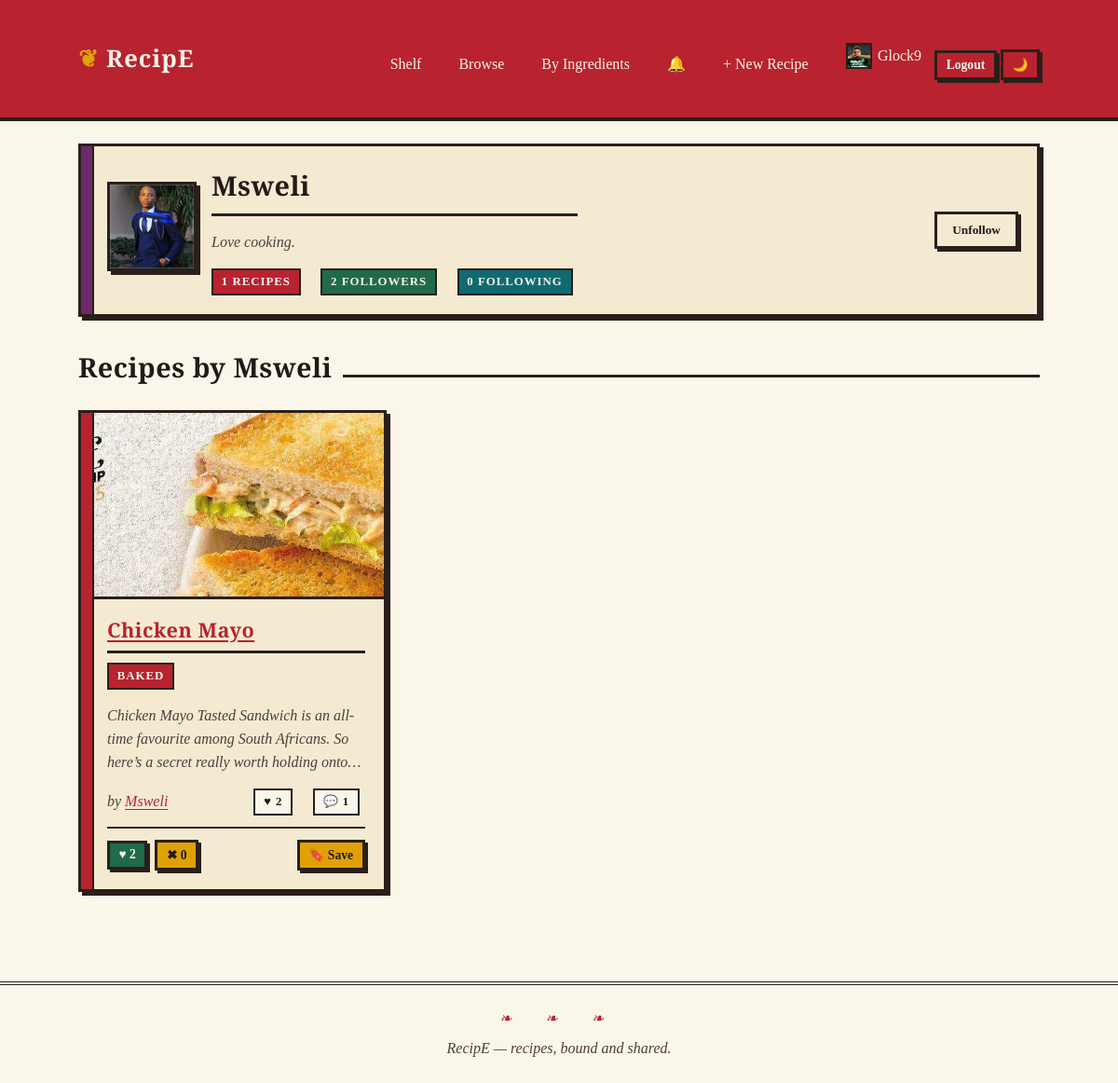
Screenshot of /users/u/Msweli (signed in) with the database file from the repository.
### app/models/user.py (models this page shows, shortened)
class User(db.Model, UserMixin):
    __tablename__ = "users"
    id = db.Column(db.Integer, primary_key=True)
    username = db.Column(db.String(50), unique=True, nullable=False, index=True)
    email = db.Column(db.String(120), unique=True, nullable=False, index=True)
    password_hash = db.Column(db.String(255), nullable=False)
    bio = db.Column(db.Text, default="")
    avatar = db.Column(db.String(255), default="")
    is_active = db.Column(db.Boolean, default=True)
    created_at = db.Column(db.DateTime, default=datetime.utcnow)
    recipes = db.relationship("Recipe", backref="author", lazy="dynamic",
                              cascade="all, delete-orphan")
    comments = db.relationship("Comment", backref="author", lazy="dynamic",
                               cascade="all, delete-orphan")
    reactions = db.relationship("Reaction", backref="user", lazy="dynamic",
                                cascade="all, delete-orphan")
    preference = db.relationship("UserPreference", backref="user", uselist=False,
                                 cascade="all, delete-orphan")
    following = db.relationship(
        "Follow", foreign_keys="Follow.follower_id",
        backref="follower", lazy="dynamic", cascade="all, delete-orphan"
    )
    followers = db.relationship(
        "Follow", foreign_keys="Follow.followed_id",
        backref="followed", lazy="dynamic", cascade="all, delete-orphan"
    )
    notifications = db.relationship(
        "Notification", foreign_keys="Notification.user_id",
        back_populates="user", lazy="dynamic", cascade="all, delete-orphan"
    )
    def to_dict(self, include_stats=False):
        data = {
            "id": self.id,
            "username": self.username,
            "email": self.email,
            "bio": self.bio,
            "avatar": self.avatar,
            "created_at": self.created_at.isoformat(),
        }
        if include_stats:
            data["followers_count"] = self.followers.count()
            data["following_count"] = self.following.count()
            data["recipes_count"] = self.recipes.count()
        return data

### app/models/recipe.py (models this page shows)
class Recipe(db.Model):
    __tablename__ = "recipes"
    id = db.Column(db.Integer, primary_key=True)
    title = db.Column(db.String(150), nullable=False, index=True)
    description = db.Column(db.Text, default="")
    category = db.Column(db.String(80), index=True)
    user_id = db.Column(db.Integer, db.ForeignKey("users.id"), nullable=False)
    created_at = db.Column(db.DateTime, default=datetime.utcnow, index=True)
    updated_at = db.Column(db.DateTime, default=datetime.utcnow, onupdate=datetime.utcnow)
    ingredients = db.relationship("Ingredient", backref="recipe", lazy="select",
                                  cascade="all, delete-orphan", order_by="Ingredient.position")
    steps = db.relationship("Step", backref="recipe", lazy="select",
                            cascade="all, delete-orphan", order_by="Step.position")
    images = db.relationship("RecipeImage", backref="recipe", lazy="select",
                             cascade="all, delete-orphan")
    video = db.relationship("RecipeVideo", backref="recipe", uselist=False,
                            cascade="all, delete-orphan")
    comments = db.relationship("Comment", backref="recipe", lazy="dynamic",
                               cascade="all, delete-orphan")
    reactions = db.relationship("Reaction", backref="recipe", lazy="dynamic",
                                cascade="all, delete-orphan")
    notifications = db.relationship("Notification", back_populates="recipe", cascade="all, delete-orphan")
    savers = db.relationship("User", secondary=saved_recipes, lazy="dynamic",
                             backref=db.backref("saved_recipes", lazy="dynamic"))
    @property
    def likes_count(self):
        return self.reactions.filter_by(value=1).count()
    @property
    def dislikes_count(self):
        return self.reactions.filter_by(value=-1).count()
    def to_dict(self, detailed=False, current_user_id=None):
        data = {
            "id": self.id,
            "title": self.title,
            "description": self.description,
            "category": self.category,
            "author": self.author.to_dict() if self.author else None,
            "created_at": self.created_at.isoformat(),
            "updated_at": self.updated_at.isoformat(),
            "likes": self.likes_count,
            "dislikes": self.dislikes_count,
            "comments_count": self.comments.count(),
            "images": [img.to_dict() for img in self.images],
            "video": self.video.to_dict() if self.video else None,
        }
        if current_user_id:
            r = self.reactions.filter_by(user_id=current_user_id).first()
            data["my_reaction"] = r.value if r else 0
            data["is_saved"] = self.savers.filter_by(id=current_user_id).first() is not None
        if detailed:
            data["ingredients"] = [i.to_dict() for i in self.ingredients]
            data["steps"] = [s.to_dict() for s in self.steps]
        return data

### app/models/image.py (models this page shows)
class RecipeImage(db.Model):
    __tablename__ = "recipe_images"
    id = db.Column(db.Integer, primary_key=True)
    recipe_id = db.Column(db.Integer, db.ForeignKey("recipes.id"), nullable=False)
    filename = db.Column(db.String(255), nullable=False)
    is_primary = db.Column(db.Boolean, default=False)
    def to_dict(self):
        return {
            "id": self.id,
            "filename": self.filename,
            "url": f"/static/uploads/{self.filename}",
            "is_primary": self.is_primary,
        }

### app/routes/users.py (the view)
@users_bp.get("/u/<username>")
def profile_page(username):
    user = User.query.filter_by(username=username).first_or_404()
    recipes = (Recipe.query.filter_by(user_id=user.id)
               .order_by(Recipe.created_at.desc()).all())
    is_following = False
    if current_user.is_authenticated and current_user.id != user.id:
        is_following = FollowService.is_following(current_user, user)
    return render_template("profile.html",
                           profile_user=user,
                           recipes=recipes,
                           is_following=is_following)

### app/templates/profile.html (shortened to what this page needs)
{% extends "base.html" %}
{% block content %}
<div class="card card--plum profile-card">
  <div class="row">
    <div class="profile-avatar">
      {% if profile_user.avatar %}
        <img src="{{ url_for('static', filename='uploads/' ~ profile_user.avatar) }}"
             alt="{{ profile_user.username }}" />
      {% else %}
        <div class="avatar-placeholder">{{ profile_user.username[:1]|upper }}</div>
      {% endif %}
    </div>
    <div>
      <h2>{{ profile_user.username }}</h2>
      <p class="muted">{{ profile_user.bio or "No bio yet." }}</p>
      <div class="row mt-1">
        <span class="tag tag--crimson">{{ profile_user.recipes.count() }} recipes</span>
        <span class="tag tag--forest">{{ profile_user.followers.count() }} followers</span>
        <span class="tag tag--teal">{{ profile_user.following.count() }} following</span>
      </div>
    </div>
    {% if current_user.is_authenticated and current_user.id != profile_user.id %}
      <button class="btn {% if is_following %}btn--ghost{% else %}btn--green{% endif %}"
              data-action="follow" data-user-id="{{ profile_user.id }}"
              data-following="{{ 'true' if is_following else 'false' }}">
        {% if is_following %}Unfollow{% else %}Follow{% endif %}
      </button>
    {% elif current_user.is_authenticated and current_user.id == profile_user.id %}
      <a class="btn btn--ghost" href="{{ url_for('users.settings_page') }}">Edit Profile</a>
    {% endif %}
  </div>
</div>
<div class="chapter"><h2>Recipes by {{ profile_user.username }}</h2></div>
<div class="grid grid--3">
  {% for r in recipes %}
    {% set variant = ["crimson","forest","plum","teal","mustard"][loop.index0 % 5] %}
    {% include "partials/_recipe_card.html" with context %}
  {% else %}
    <p class="muted">No recipes yet.</p>
  {% endfor %}
</div>
{% endblock %}

### app/templates/base.html (shortened to what this page needs)
<!DOCTYPE html>
<html lang="en">
<head>
  <link rel="stylesheet" href="{{ url_for('static', filename='css/style.css') }}" />
</head>
<body data-authed="{{ 'true' if current_user.is_authenticated else 'false' }}"
      data-user-id="{{ current_user.id if current_user.is_authenticated else '' }}">
  <header class="site-header">
    <div class="container">
      <a class="brand" href="{{ url_for('feed.dashboard') }}">RecipE</a>
      <nav class="site-nav" data-nav>
        <a href="{{ url_for('feed.dashboard') }}">Shelf</a>
        <a href="{{ url_for('recipes.list_recipes_page') }}">Browse</a>
        <a href="{{ url_for('recipes.by_ingredients_page') }}">By Ingredients</a>
        {% if current_user.is_authenticated %}
          <a href="{{ url_for('notifications.list_page') }}" class="nav-bell" title="Notifications">
    🔔
          </a>
          <a href="{{ url_for('recipes.new_recipe_page') }}">+ New Recipe</a>
          <a href="{{ url_for('users.profile_page', username=current_user.username) }}" class="nav-avatar">
            {% if current_user.avatar %}
              <img src="{{ url_for('static', filename='uploads/' ~ current_user.avatar) }}"
                   alt="{{ current_user.username }}" />
            {% else %}
              <span class="avatar-placeholder--sm">{{ current_user.username[:1]|upper }}</span>
            {% endif %}
            {{ current_user.username }}
          </a>
          <form action="{{ url_for('auth.logout') }}" method="post" style="display:inline">
            <button class="btn btn--sm btn--primary" type="submit">Logout</button>
          </form>
          <button class="btn btn--sm btn--ghost theme-toggle" data-theme-toggle title="Toggle theme">🌙</button>
        {% else %}
          <a href="{{ url_for('auth.login_page') }}">Login</a>
          <a href="{{ url_for('auth.register_page') }}">Register</a>
        {% endif %}
      </nav>
    </div>
  </header>
  <main class="container">
    {% block content %}{% endblock %}
  </main>
  <footer class="site-footer">
    RecipE — recipes, bound and shared.
  </footer>
</body>
</html>

### app/templates/partials/_recipe_card.html (shortened to what this page needs)
<article class="card card--{{ variant|default('crimson') }}{% if ribbon %} card--ribbon{% endif %}"
         data-recipe-id="{{ r.id }}">
  {% if r.images %}
    {% set primary = r.images|selectattr('is_primary')|first or r.images[0] %}
    <div class="card__thumb">
      <img src="{{ url_for('static', filename='uploads/' ~ primary.filename) }}"
           alt="{{ r.title }}" loading="lazy">
    </div>
  {% endif %}
  <h3 class="card__title">
    <a href="{{ url_for('recipes.recipe_page', recipe_id=r.id) }}">{{ r.title }}</a>
  </h3>
  <div class="card__tags">
    <span class="tag tag--{{ variant|default('crimson') }}">{{ r.category or "Uncategorised" }}</span>
  </div>
  <p class="muted card__desc">
    {{ r.description[:120] }}{% if r.description|length > 120 %}…{% endif %}
  </p>
  <div class="row card__meta">
    <span class="muted">by
      <a href="{{ url_for('users.profile_page', username=r.author.username) }}">{{ r.author.username }}</a>
    </span>
    <span class="tag">♥ {{ r.likes_count }}</span>
    <span class="tag">💬 {{ r.comments.count() }}</span>
  </div>
  {% if current_user.is_authenticated %}
    <div class="action-bar" data-action-bar>
      <button class="btn btn--sm btn--like {% if r.to_dict(current_user_id=current_user.id).my_reaction == 1 %}is-active{% endif %}"
              data-action="like" data-recipe-id="{{ r.id }}"
              aria-label="Like">♥ <span class="likes-count">{{ r.likes_count }}</span></button>
      <button class="btn btn--sm btn--dislike {% if r.to_dict(current_user_id=current_user.id).my_reaction == -1 %}is-active{% endif %}"
              data-action="dislike" data-recipe-id="{{ r.id }}"
              aria-label="Dislike">✖ <span class="dislikes-count">{{ r.dislikes_count }}</span></button>
      <button class="btn btn--sm btn--save {% if r.to_dict(current_user_id=current_user.id).is_saved %}is-active{% endif %}"
              data-action="save" data-recipe-id="{{ r.id }}"
              aria-label="Save to my cookbook">🔖 Save</button>
    </div>
  {% endif %}
</article>

### rows the page displays
User: avatar (picture), username "Glock9"
User: avatar (picture), username "Msweli", bio "Love cooking."
Recipe: filename (picture), title "Chicken Mayo", category "BAKED", description "Chicken Mayo Tasted Sandwich is an all-time favourite among South Africans. So here’s a secret really worth holding onto", author.username "Msweli", likes_count "2", comments.count "1", dislikes_count "0"

### other values shown
{{ profile_user.recipes.count() }} "1"
{{ profile_user.followers.count() }} "2"
{{ profile_user.following.count() }} "0"
